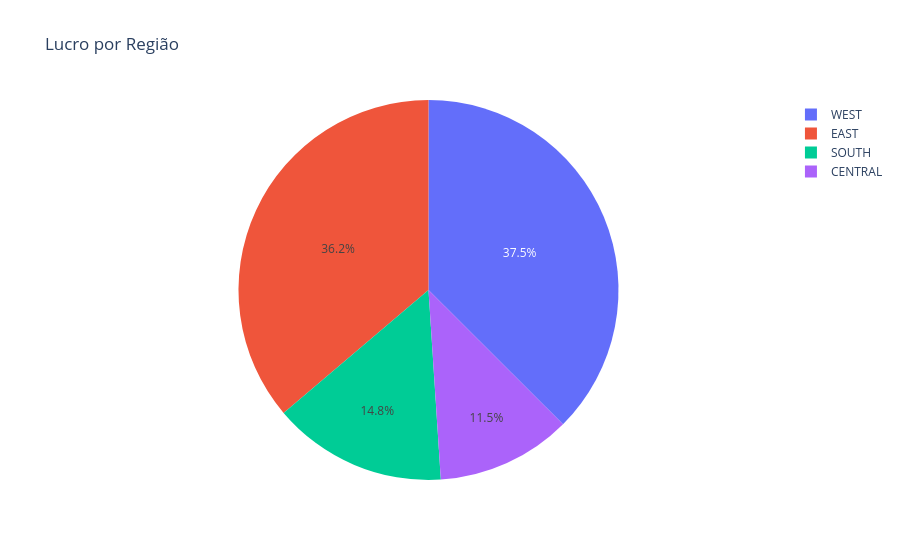

Notebook source saved alongside this figure:
### Code cell
fig = px.pie(df, values='PROFIT', names='REGION', title='Lucro por Região')
fig.show()

### Figure 1 — Plotly figure (JSON) as saved in the notebook; plotly's stock layout.template omitted (floating-point values rounded to 4 significant figures; data arrays with more than 128 entries replaced by an {"elided": "..."} marker saying what was removed)
{"data": [{"domain": {"x": [0, 1], "y": [0, 1]}, "hovertemplate": "REGION=%{label}<br>PROFIT=%{value}<extra></extra>", "labels": {"elided": "5009 str values"}, "legendgroup": "", "name": "", "showlegend": true, "type": "pie", "values": {"elided": "5009 float values"}}], "layout": {"legend": {"tracegroupgap": 0}, "title": {"text": "Lucro por Região"}}}
